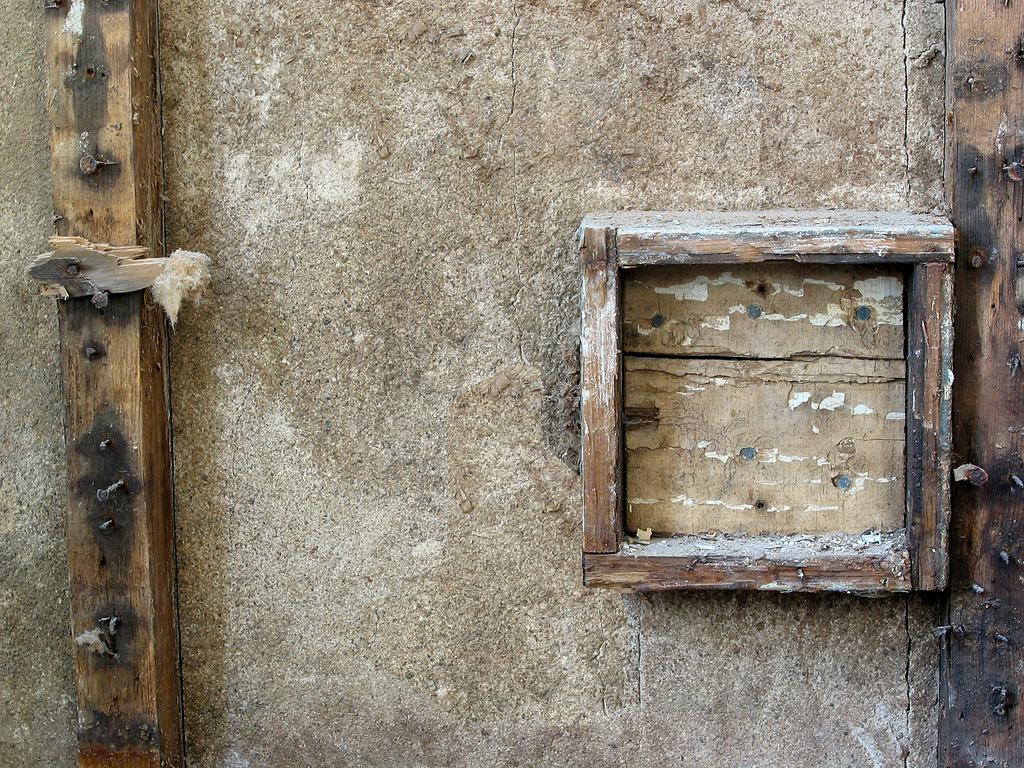
//> input picture ForgeryDectection/im43_t.bmp, 1024 x 768 px; the run also reads 1 picture not shown here
$ ./L0_LE   (built with g++ and OpenCV 4)
//> lines starting //> are read from the running program, lines starting //| are printed output that depends on the picture; after the words box and inside, x2 and y2 are one past the last pixel; in counts of white or black regions, pixels touching at a corner belong together
#include <opencv2/opencv.hpp>
#include <iostream>
#include <cmath>

using namespace cv;
using namespace std;

void L0_LE_class();

int main() {

	L0_LE_class();
}

void L0_LE_class() {


	Mat src = imread("im43_t.bmp", 0);
//> src: 768 rows x 1024 cols, CV_8UC1; min 0, max 255, mean 131.8

	if (src.empty())
	{
		cout << "the image is not exist" << endl;
	}


	Mat srcDCT;   //Image to be copied and modified
	src.convertTo(srcDCT, CV_32F); // change depth for dct


	Mat L0_LE(src.size().height, src.size().width, CV_32F);
	Mat bloc(8, 8, CV_32F);


	float L0 = 0;

	for (int i = 0; i < src.size().height - 8; i++) //cols
	{
		for (int j = 0; j < src.size().width - 8; j++) //(rows)
		{
			Mat Li_block = srcDCT(Rect(j, i, 8, 8)); //Split for LE calculation
			dct(Li_block, bloc); // DCT progress

			for (int x = 0; x < 8; x++)
			{
				for (int y = 0; y < 8; y++)
				{
					if (round(bloc.at<float>(y, x)) != 0) {
						L0++;
					}
				}
			}

			L0_LE(Rect(j, i, 1, 1)).at<float>(0, 0) = L0 / 64; // Enter 8x8 L0 value in L0_LE(Rect(j,i,1,1)

			L0 = 0; //Initialize L0 value to 0
		}
	}
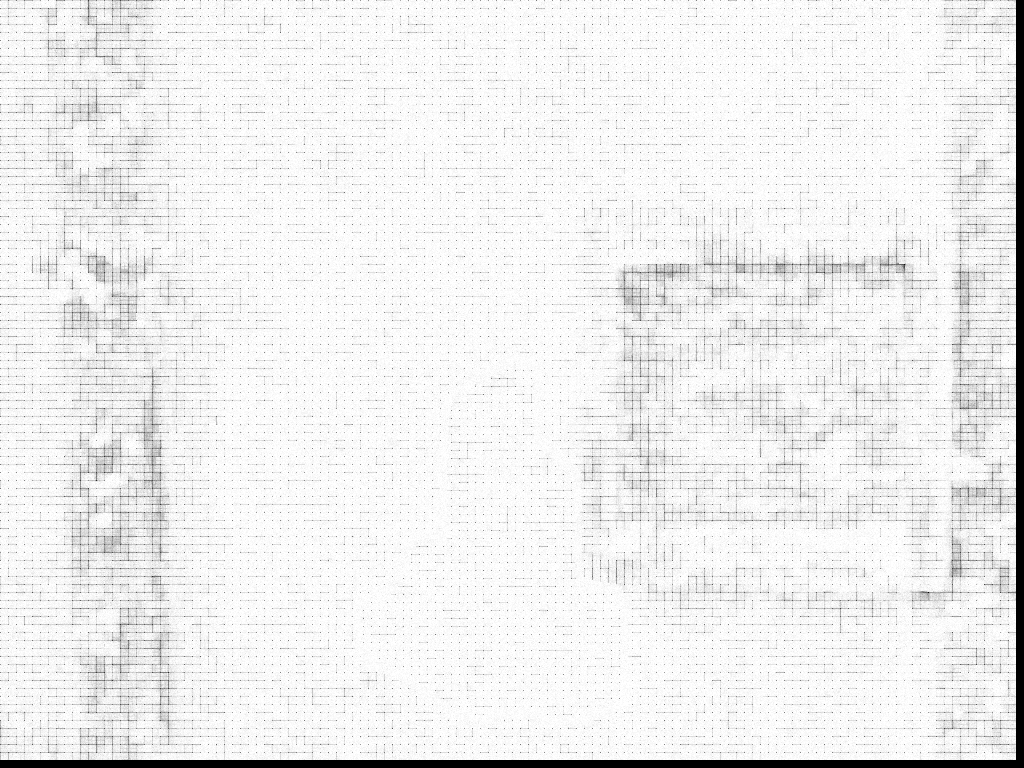
//> L0_LE: 768 rows x 1024 cols, CV_32FC1; min 0, max 1, mean 0.933
//> after the loop, L0 = 0

	Mat local_minima(src.size().height, src.size().width, CV_32F);
	Mat LE_block(8, 8, CV_32F);
	float minimum = 1000;
	float minimum_num = 0;
	for (int i = 0; i < L0_LE.size().height - 8; i += 8) {
		for (int j = 0; j < L0_LE.size().width - 8; j += 8) {
			Mat LE_block = L0_LE(Rect(j, i, 8, 8));
			//cout << LE_block << endl;
			for (int x = 0; x < LE_block.size().height; x++) {   //Find the minimum
				for (int y = 0; y < LE_block.size().width; y++) {
					minimum = min(LE_block.at<float>(y, x), minimum); // Finding the minimum value in an 8x8 block

				}
			}
			for (int x = 0; x < LE_block.size().height; x++) {   //최솟값 구하는 for문
				for (int y = 0; y < LE_block.size().width; y++) {
					if (LE_block.at<float>(y, x) == minimum) {
						minimum_num++;   // Finding the number of minimum values in 8x8 blocks
					}

				}
			}

			for (int a = 0; a < LE_block.size().height; a++) {
				for (int b = 0; b < LE_block.size().width; b++) {
					if (minimum_num == 1) {
						if (LE_block.at<float>(b, a) == minimum) {
							local_minima(Rect(j, i, 8, 8)).at<float>(b, a) = minimum; // If there is 1 minimum value in an 8x8 block, the minimum value is preserved.
						}
						else local_minima(Rect(j, i, 8, 8)).at<float>(b, a) = 255; // Fill with remaining 255
					}
					else local_minima(Rect(j, i, 8, 8)).at<float>(b, a) = 255; // If there are multiple minimum values, fill them all with 255
				}
			}


			minimum = 1000; // Initializing minimum values
			minimum_num = 0; // Initializing minimum_num values
		}
	}
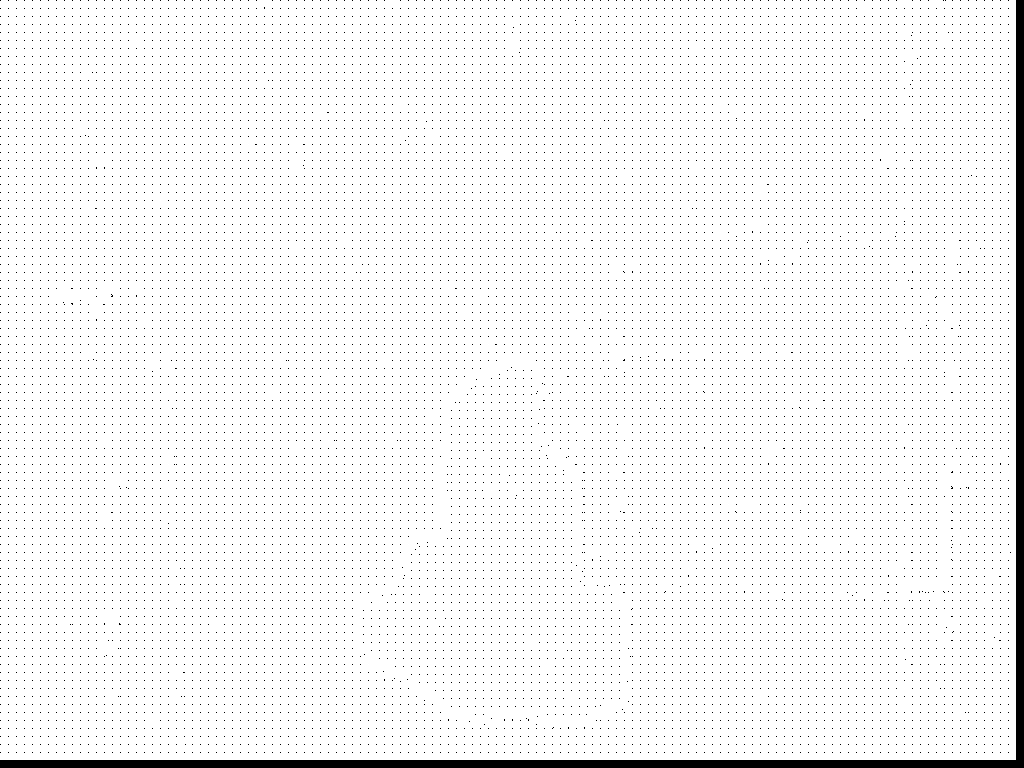
//> local_minima: 768 rows x 1024 cols, CV_32FC1; min 0, max 255, mean 246.5
//> after the loop, minimum = 1000; minimum_num = 0


	Mat local_minima_3 = imread("bigwhite.jpg", 0); // bigwhite.jpg = 4460x3360 total pixel value of 255 images
//> local_minima_3: 3360 rows x 4460 cols, CV_8UC1; every value is 255


	for (int i = 0; i < src.size().height - 16; i += 8) {
		for (int j = 0; j < src.size().width - 16; j += 8) {
			for (int x = 0; x < 8; x++) {
				for (int y = 0; y < 8; y++) {

					if ((local_minima(Rect(j, i, 8, 8)).at<float>(y, x) != 255 && local_minima(Rect(j + 8, i, 8, 8)).at<float>(y, x) != 255) &&
						(local_minima(Rect(j + 16, i, 8, 8)).at<float>(y, x) != 255 ||
							local_minima(Rect(j + 8, i + 8, 8, 8)).at<float>(y, x) != 255 ||
							local_minima(Rect(j, i + 8, 8, 8)).at<float>(y, x) != 255 ||
							local_minima(Rect(j + 16, i + 8, 8, 8)).at<float>(y, x) != 255)) {

						rectangle(local_minima_3, Point(j + y, i + x), Point(j + y + 8, i + x + 8), Scalar(0), 1);
						rectangle(local_minima_3, Point(j + y + 8, i + x), Point(j + y + 16, i + x + 8), Scalar(0), 1);


					}
					else if ((local_minima(Rect(j, i, 8, 8)).at<float>(y, x) != 255 && local_minima(Rect(j, i + 8, 8, 8)).at<float>(y, x) != 255) &&
						(local_minima(Rect(j + 8, i, 8, 8)).at<float>(y, x) != 255 ||
							local_minima(Rect(j + 8, i + 8, 8, 8)).at<float>(y, x) != 255 ||
							local_minima(Rect(j + 8, i + 16, 8, 8)).at<float>(y, x) != 255 ||
							local_minima(Rect(j, i + 16, 8, 8)).at<float>(y, x) != 255)) {

						rectangle(local_minima_3, Point(j + y, i + x), Point(j + y + 8, i + x + 8), Scalar(0), 1);
						rectangle(local_minima_3, Point(j + y, i + x + 8), Point(j + y + 8, i + x + 16), Scalar(0), 1);

					}
				}
			}
		}
	}  // Draw a rectangle using the L0 value of the copy paste forged area
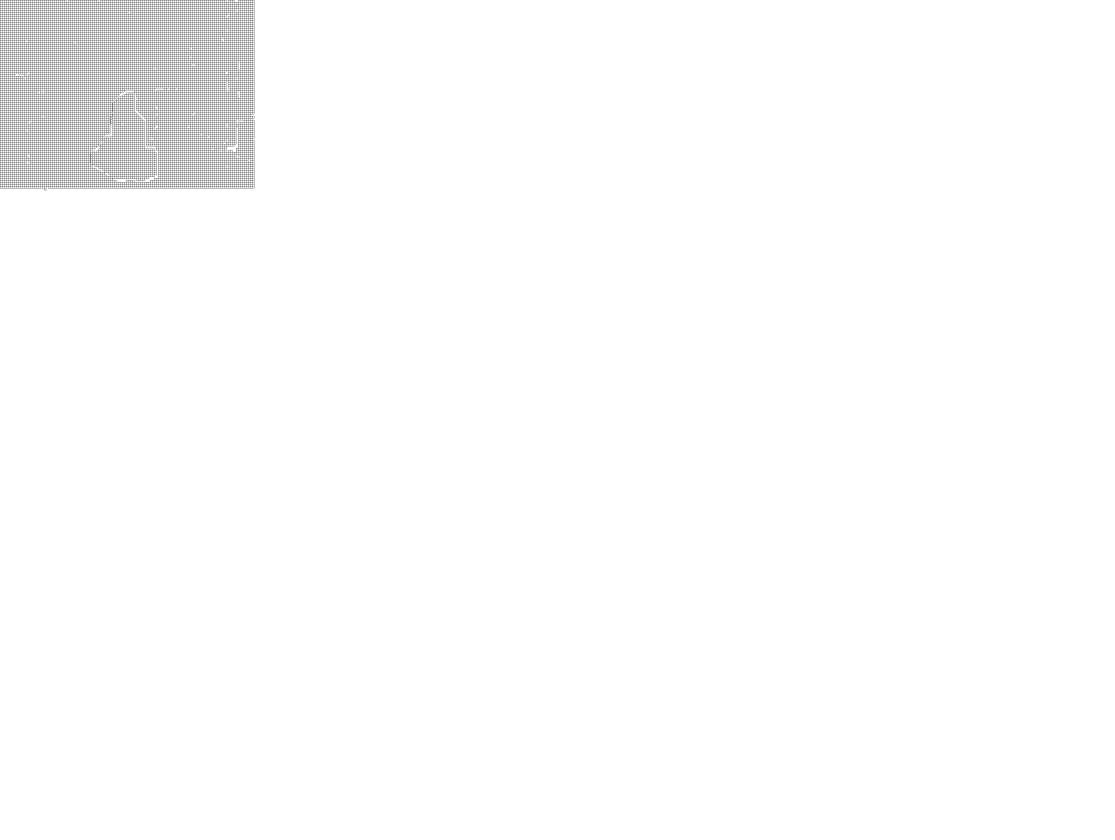
//> local_minima_3: 3360 rows x 4460 cols, CV_8UC1 (shown at 1/4 size); 98.8% white; black in thin lines or dots, all inside (x1, y1, x2, y2) = (0, 0, 1017, 761)

	Mat local_minima_4 = local_minima_3.clone();

	for (int i = 0; i < src.size().height; i += 8) {
		for (int j = 0; j < src.size().width; j += 8) {
			for (int x = 0; x < 8; x++) {
				for (int y = 0; y < 8; y++) {
					if (local_minima_3(Rect(j, i, 8, 8)).at<uchar>(0, 0) == 0) {

						local_minima_4(Rect(j, i, 8, 8)).at<uchar>(0, 0) = 0;

						if (y != 0 && y != 7 && x != 0 && x != 7 && local_minima_3(Rect(j, i, 8, 8)).at<uchar>(y, x) == 0) {

							local_minima_4(Rect(j, i, 8, 8)).at<uchar>(y, x) = 0;

						}
						else {
							local_minima_4(Rect(j, i, 8, 8)).at<uchar>(y, x) = 255;

						}


					}
				}
			}
		}
	}


	for (int i = 0; i < src.size().height - 8; i++) {
		for (int j = 0; j < src.size().width - 8; j++) {
			if (j % 8 != 0 && i % 8 != 0) {
				if (local_minima_4.at<uchar>(j, i) != 255 && local_minima_4.at<uchar>(j + 2, i) != 255 ||
					local_minima_4.at<uchar>(j, i) != 255 && local_minima_4.at<uchar>(j + 3, i) != 255) {
					local_minima_4.at<uchar>(j + 1, i) = 0;
				}
				if (local_minima_4.at<uchar>(j, i) != 255 && local_minima_4.at<uchar>(j, i + 2) != 255 ||
					local_minima_4.at<uchar>(j, i) != 255 && local_minima_4.at<uchar>(j, i + 3) != 255) {
					local_minima_4.at<uchar>(j, i + 1) = 0;
				}
			}
		}
	}
	int sum = 0;

	for (int i = 0; i < src.size().width - 8; i++) {
		for (int j = 0; j < src.size().height - 8; j++) {
			if (local_minima_4.at<uchar>(j, i) == 0 && local_minima_4.at<uchar>(j + 1, i) == 0 && local_minima_4.at<uchar>(j + 2, i) == 0 && local_minima_4.at<uchar>(j + 3, i) == 0
				&& local_minima_4.at<uchar>(j, i + 1) == 0 && local_minima_4.at<uchar>(j, i + 2) == 0 && local_minima_4.at<uchar>(j, i + 3) == 0) {
				sum++;
			}
		}
	}
//> after the loop, sum = 839


	Mat img = local_minima_4.clone();

	for (int i = 0; i < src.size().height; i += 8) {
		for (int j = 0; j < src.size().width; j += 8) {
			if ((local_minima_4.at<uchar>(j, i) == 0 && local_minima_4.at<uchar>(j + 1, i) == 0 && local_minima_4.at<uchar>(j + 2, i) == 0) ||
				(local_minima_4.at<uchar>(j, i) == 0 && local_minima_4.at<uchar>(j, i + 1) == 0 && local_minima_4.at<uchar>(j, i + 2) == 0))
				/*if ((local_minima_4.at<uchar>(j, i) == 0 && local_minima_4.at<uchar>(j + 1, i) == 255 ) ||
				   (local_minima_4.at<uchar>(j, i) == 0 && local_minima_4.at<uchar>(j, i + 1) == 255 ))*/
				break;

			else
				img.at<uchar>(j, i) = 255;
		}
	}
//> img: 3360 rows x 4460 cols, CV_8UC1; 99.9% white; black in thin lines or dots, all inside (x1, y1, x2, y2) = (362, 0, 1017, 753)


	// [6 lines of commented-out code are left out]


	Mat ex = local_minima_4.clone();

	for (int i = 0; i < src.size().height; i += 8) {
		for (int j = 0; j < src.size().width; j += 8) {
			if (ex.at<uchar>(j, i) == 0 && ex.at<uchar>(j + 1, i) == 0 && ex.at<uchar>(j + 2, i) == 0)
				break;

			else
				ex.at<uchar>(j, i) = 255;
		}
	}

	for (int i = 0; i < src.size().height; i++) {
		for (int j = 0; j < src.size().width; j++) {
			if (ex.at<uchar>(j, i) == 0)
				if ((ex.at<uchar>(j, i - 8) == 255 && ex.at<uchar>(j, i) == 0) ||
					(ex.at<uchar>(j - 8, i) == 255 && ex.at<uchar>(j, i) == 0) ||
					(ex.at<uchar>(j, i + 8) == 255 && ex.at<uchar>(j, i) == 0) ||
					(ex.at<uchar>(j + 8, i) == 255 && ex.at<uchar>(j, i) == 0))
					src.at<uchar>(j, i) = 255;
		}
	}
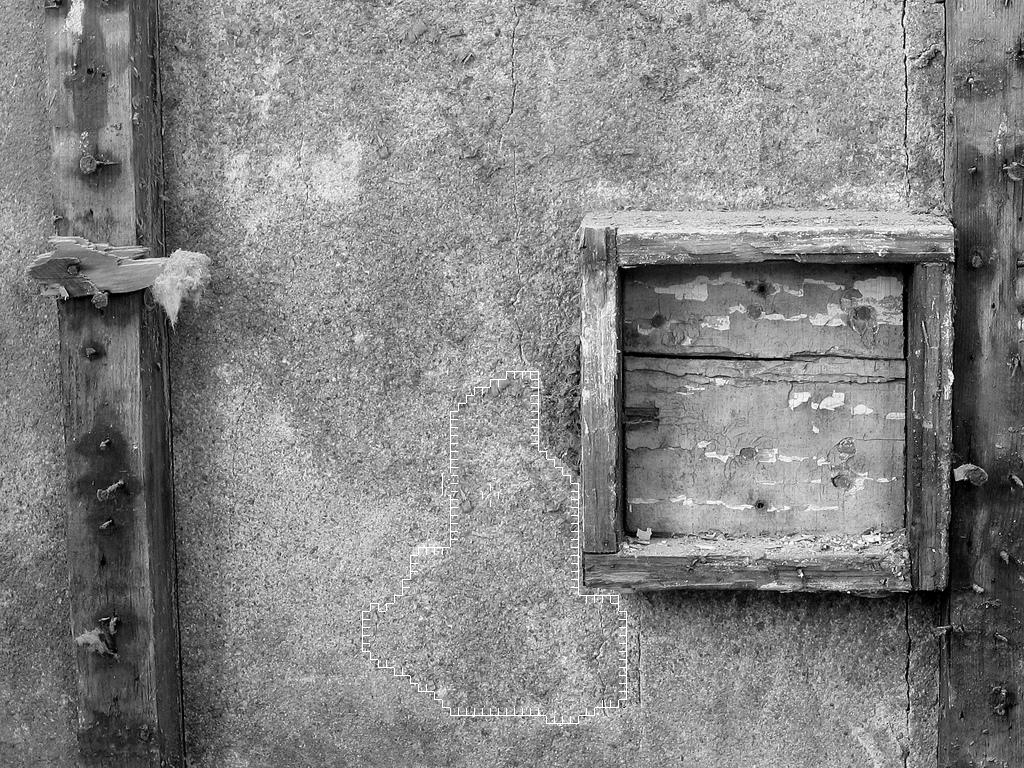
//> src: 768 rows x 1024 cols, CV_8UC1; min 0, max 255, mean 132.1

	// [7 lines of commented-out code are left out]
	Rect rect(0, 0, 1280, 760);
	// 관심영역 자르기 (Crop ROI).
	Mat img2 = img(rect);
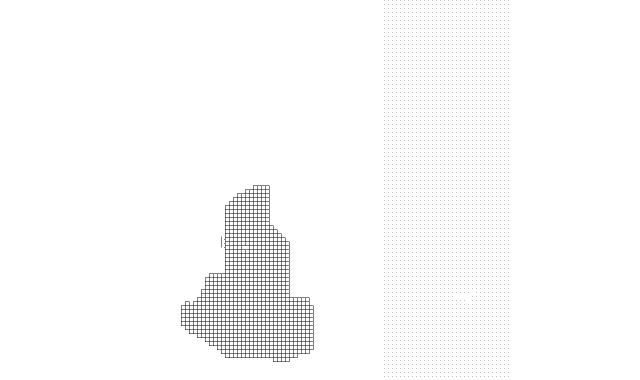
//> img2: 760 rows x 1280 cols, CV_8UC1 (shown at 1/2 size); 98.3% white; black in thin lines or dots, all inside (x1, y1, x2, y2) = (362, 0, 1017, 753)


	vector<vector<Point>> contours;
	findContours(img, contours, RETR_LIST, CHAIN_APPROX_NONE);
//> contours = 3841 contours, 3002 with area under 20; largest, box (x1, y1, x2, y2) and area: (0, 0, 4460, 3360) 14977750, (361, 370, 628, 725) 54811, (483, 492, 498, 499) 84, (441, 472, 444, 496) 44, (571, 716, 578, 723) 36


	//cvtColor(src, ex, COLOR_BGR2GRAY);
	cvtColor(img, ex, COLOR_GRAY2BGR);
	for (int i = 0; i < contours.size(); i++)
	{
		Scalar c(rand() & 255, rand() & 255, rand() & 255);
		drawContours(ex, contours, i, c, 2);
	}
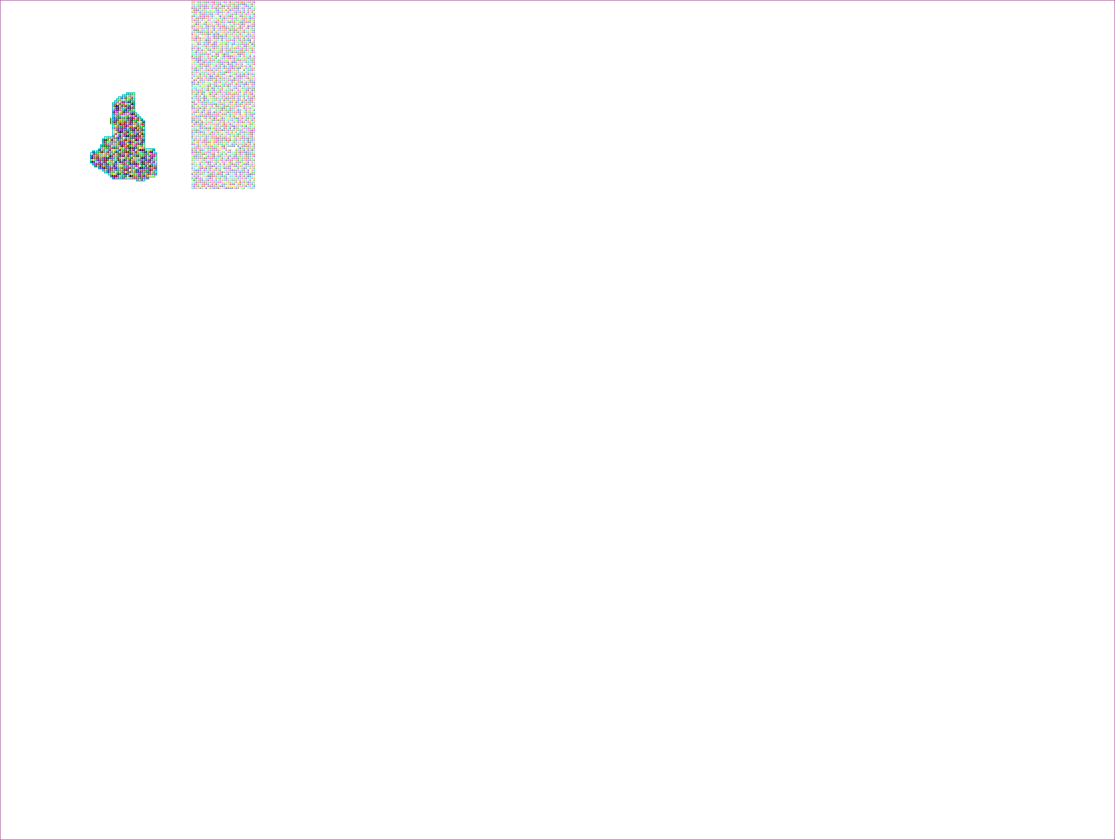
//> ex: 3360 rows x 4460 cols, CV_8UC3 (shown at 1/4 size); mean B, G, R 253.8, 253.7, 253.8


	// [7 lines of commented-out code are left out]
	imshow("src", src);
	namedWindow("src", WINDOW_NORMAL);
	resizeWindow("src", src.size().width, src.size().height);
	// [5 lines of commented-out code are left out]
	imshow("forgery detection", img2);
	namedWindow("forgery detection", WINDOW_NORMAL);
	resizeWindow("forgery detection", src.size().width, src.size().height);
	waitKey();
};
